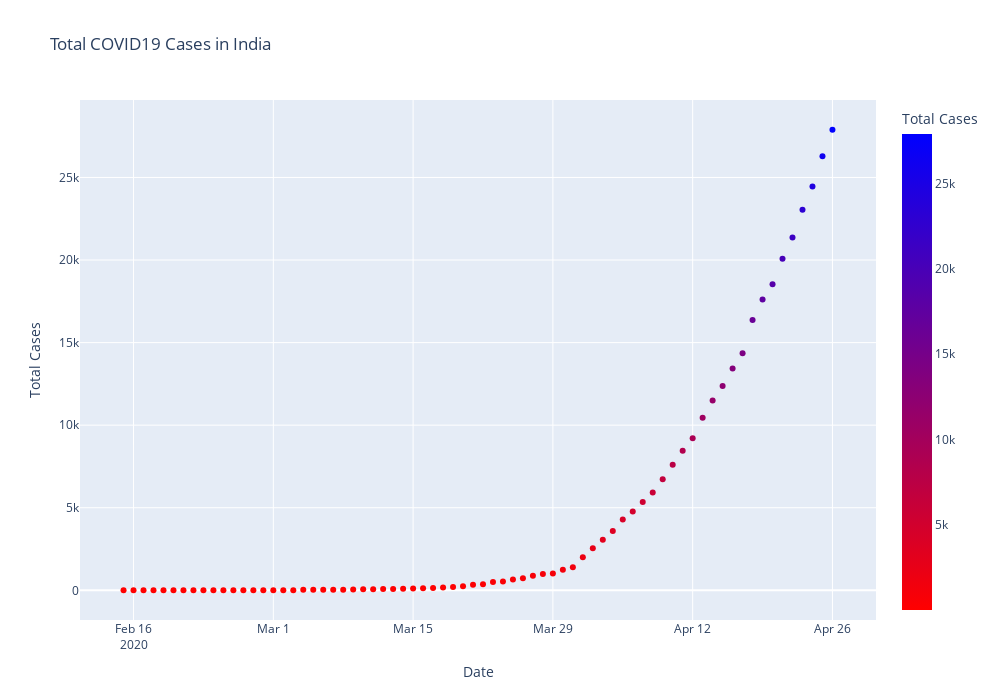

Here is the notebook cell this chart was saved with:
### Markdown cell above
## Total COVID19 Cases in India
using Scatter Plot

### Code cell
fig = px.scatter(ind_daily, x = 'Date', y = 'Total Cases', color = 'Total Cases', color_continuous_scale='Bluered_r',
                title = 'Total COVID19 Cases in India', width = 1000, height = 700)
fig.show()
